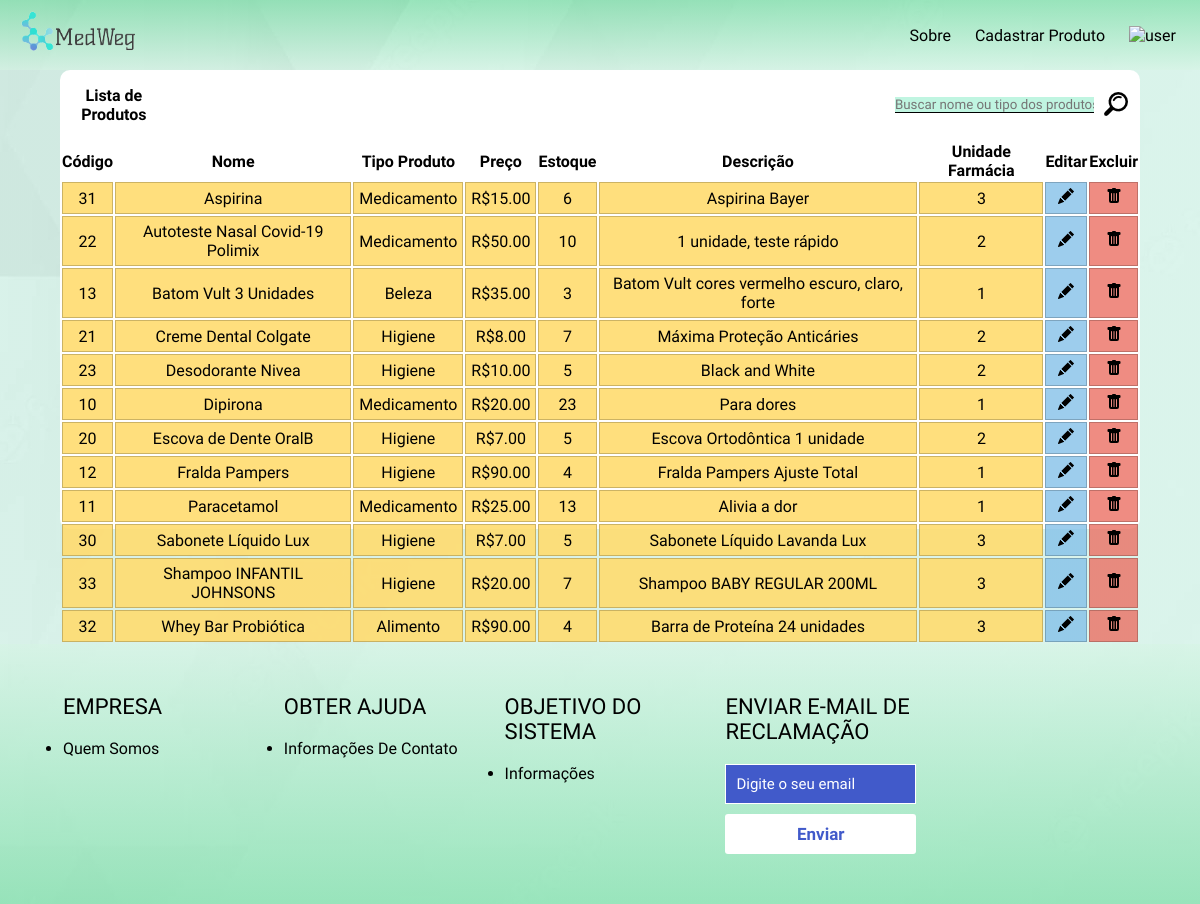
The page /Trabalho-TCC/homeFarmacia.php on the database its author committed.
### tables this page shows
CREATE TABLE `produto` (
  `cod_prod` int NOT NULL,
  `estoque_prod` int NOT NULL,
  `preco_prod` double(8,2) NOT NULL,
  `nome_prod` varchar(255) NOT NULL,
  `descricao_prod` varchar(255) NOT NULL,
  `tipo_prod` varchar(255) NOT NULL,
  `unidade_far` int DEFAULT NULL,
  `link_prod` varchar(15000) DEFAULT NULL,
  PRIMARY KEY (`cod_prod`),
  KEY `unidade_far` (`unidade_far`),
  CONSTRAINT `produto_ibfk_1` FOREIGN KEY (`unidade_far`) REFERENCES `cadastro_farmacia` (`unidade_far`)
);

### Trabalho-TCC/homeFarmacia.php (the view, shortened to what this page needs)
<?php
$server = 'localhost';
$bd = 'medweg';
$user = 'root';
$pass = 'senai';
$conexao = mysqli_connect($server, $user, $pass, $bd);
if(!empty($_GET['search'])) {
    $data = $_GET['search'];
    $sql = "SELECT * FROM produto WHERE nome_prod LIKE '%$data%' or unidade_far LIKE '$data' ORDER BY nome_prod;";
}
else {
    $sql = "SELECT * FROM produto ORDER BY nome_prod;";
}
$result = $conexao->query($sql);
?>
<!DOCTYPE html>
<html>
<head>
    <link rel="stylesheet" href="style.css">
</head>
<header id="header">
    <a id="logo" href="homeFarmacia.php"><img height="64px" src="img/logo_medweg-removebg-preview.png" alt="medweg"></a>
    <nav id="nav">
        <ul id="menu" role="menu">
            <li> <a href="sobreFarma.html" style="cursor: pointer;">Sobre</a></li>
            <li> <a style="cursor: pointer;" onclick="cadastrar_produto()">Cadastrar Produto</a></li>
            <a id="button-user" style="cursor: pointer;"><img style="width: 75%;"
                src="img/perfil-de-usuario.png" alt="user"></a>
        </ul>
    </nav>
</header>
<body class="lista_prod">
<center>
    <div class="container_prod">
       <div class="header_prod">
          <b style="">Lista de Produtos</b>
          <input type="text" class="input-buscar" id="input_buscar" name="input_buscar" placeholder="Buscar nome ou tipo dos produtos">
          <button class="button_busca_prod" name="btn-busca-prod"><img src="img/lupa.png" alt="Buscar" onclick="searchData()"></button>
        </div>
        <div>
          <table style="width: 100%; ">
          <thead class="thead_lista_far">
            <div>
                <tr>
                    <th>Código</th>
                    <th>Nome</th>
                    <th>Tipo Produto</th>
                    <th>Preço</th>
                    <th>Estoque</th>
                    <th>Descrição</th>
                    <th>Unidade Farmácia</th>
                    <th>Editar</th>
                    <th>Excluir</th>
                </tr>
            </div>
            </thead>
            <tbody>
            <?php
                while($prod_data = mysqli_fetch_assoc($result)) {
                    echo "<tr>";
                        echo "<td class='tr_lista'>".$prod_data['cod_prod']."</td>";
                        echo "<td class='tr_lista'>".$prod_data['nome_prod']."</td>";
                        echo "<td class='tr_lista'>".$prod_data['tipo_prod']."</td>";
                        echo "<td class='tr_lista'>R$".$prod_data['preco_prod']."</td>";
                        echo "<td class='tr_lista'>".$prod_data['estoque_prod']."</td>";
                        echo "<td class='tr_lista'>".$prod_data['descricao_prod']."</td>";
                        echo "<td class='tr_lista'>".$prod_data['unidade_far']."</td>";
                        echo "<td class='tr_editar'> <a class='btn-alterar' style='cursor: pointer;' href='editarProd.php?cod_prod=$prod_data[cod_prod]'>
                        <svg xmlns='http://www.w3.org/2000/svg' width='16' height='16' fill='currentColor' class='btn-editar' viewBox='0 0 16 16'>
                        <path d='M12.854.146a.5.5 0 0 0-.707 0L10.5 1.793 14.207 5.5l1.647-1.646a.5.5 0 0 0 0-.708l-3-3zm.646 6.061L9.793 2.5 3.293 9H3.5a.5.5 0 0 1 .5.5v.5h.5a.5.5 0 0 1 .5.5v.5h.5a.5.5 0 0 1 .5.5v.5h.5a.5.5 0 0 1 .5.5v.207l6.5-6.5zm-7.468 7.468A.5.5 0 0 1 6 13.5V13h-.5a.5.5 0 0 1-.5-.5V12h-.5a.5.5 0 0 1-.5-.5V11h-.5a.5.5 0 0 1-.5-.5V10h-.5a.499.499 0 0 1-.175-.032l-.179.178a.5.5 0 0 0-.11.168l-2 5a.5.5 0 0 0 .65.65l5-2a.5.5 0 0 0 .168-.11l.178-.178z'/>
                      </svg></a>
                      </td>";
                      echo "<td class='tr_excluir'> <a class='btn-alterar' style='cursor: pointer;' href='delete.php?cod_prod=$prod_data[cod_prod]'>
                      <svg xmlns='http://www.w3.org/2000/svg' width='16' height='16' fill='currentColor' class='bi bi-trash-fill' viewBox='0 0 16 16'>
                      <path d='M2.5 1a1 1 0 0 0-1 1v1a1 1 0 0 0 1 1H3v9a2 2 0 0 0 2 2h6a2 2 0 0 0 2-2V4h.5a1 1 0 0 0 1-1V2a1 1 0 0 0-1-1H10a1 1 0 0 0-1-1H7a1 1 0 0 0-1 1H2.5zm3 4a.5.5 0 0 1 .5.5v7a.5.5 0 0 1-1 0v-7a.5.5 0 0 1 .5-.5zM8 5a.5.5 0 0 1 .5.5v7a.5.5 0 0 1-1 0v-7A.5.5 0 0 1 8 5zm3 .5v7a.5.5 0 0 1-1 0v-7a.5.5 0 0 1 1 0z'/>
                    </svg></a>
                    </td>";
                        echo "</tr>";
                }
            ?>
            </tbody>
          </table>
        </div>
      </div>
    </center>
</body>
<footer>
<div class="container-footer">
        <div class="row-footer">
            <div class="footer-col">
                <h4>Empresa</h4>
                <ul>
                    <li><a href="sobreFarma.html"> Quem somos</a></li>
                </ul>
            </div>
            <div class="footer-col">
                <h4>Obter ajuda</h4>
                <ul>
                    <li><a href="sobreFarma.html">informações de contato</a></li>
                </ul>
            </div>
            <div class="footer-col">
                <h4>Objetivo do sistema</h4>
                <ul>
                    <li><a href="sobreFarma.html">informações</a></li>
                </ul>
            </div>
            <div class="footer-col">
                <h4>Enviar e-mail de reclamação</h4>
                <div class="form-sub">
                    <form>
                        <input type="email" placeholder="Digite o seu email" required>
                        <button>Enviar</button>
                    </form>
                </div>
            </div>
        </div>
    </div>
</footer>
</html>

### Trabalho-TCC/style.css (style rules this page uses)
ul { margin: 0px; padding: 0px; }
body { margin: 0px; padding: 0px; background-color: #6DB3F2; display: grid; background-image: linear-gradient( rgba(127, 255, 212, 0.2) 100%, rgba(127, 255, 212, 0.2) 100%), url('img/white-gray-geometric-pattern-background-vector_53876-136510.jpg'); }
a { color: black; text-decoration: none; font-family: 'Ubuntu', sans-serif; }
#header { box-sizing: border-box; height: 70px; padding: 1rem; display: flex; align-items: center; justify-content: space-between; background: linear-gradient(rgba(88, 214, 141, 0.5), rgba(213, 245, 227, 0.5)); }
#menu { display: flex; list-style: none; gap: .5rem; }
#menu a { display: block; padding: .5rem; }
* { font-family: 'Ubuntu', sans-serif; margin: 0; padding: 0; box-sizing: border-box; }
footer { background: linear-gradient(rgba(213, 245, 227, 0.5), rgba(88, 214, 141, 0.5)); padding: 50px 0; }
.container-footer { max-width: 1400px; padding: 0 4%; margin: auto; font-family: 'Ubuntu', sans-serif; }
.container-footer a { font-family: 'Ubuntu', sans-serif; }
.row-footer { display: flex; flex-wrap: wrap; }
.footer-col { width: 20%; padding: 0 15px; }
.footer-col h4 { font-size: 22px; color: black; margin-bottom: 20px; font-weight: 500; position: relative; text-transform: uppercase; }
.footer-col ul li { margin: 10px 0; }
.footer-col ul li a { font-size: 16px; text-transform: capitalize; color: black; text-decoration: none; font-weight: 300; display: block; transition: all 0.3s; }
.footer-col .form-sub input { width: 100%; padding: 10px; font-size: 15px; outline: none; border: 1px solid white; color: white; background-color: #415aca; }
.footer-col .form-sub input::placeholder { color: white; }
.footer-col .form-sub button { width: 100%; margin-top: 10px; padding: 10px; font-size: 17px; outline: none; border: none; cursor: pointer; color: #415aca; border-radius: 3px; font-weight: bold; background-color: white; }
.lista_prod { margin: 0; padding: 0; box-sizing: border-box; font-family: 'Poppins', sans-serif; }
button { cursor: pointer; }
.container_prod { width: 90%; height: 80%; border-radius: 10px; background: white; }
.header_prod { min-height: 70px; display: flex; align-items: center; margin: auto 12px; }
.input-buscar { margin-left: 70%; width: 300px; border: none; border-bottom: 1px solid black; background-color: rgba(129, 236, 195, 0.5); outline: none; }
.button_busca_prod { margin-left: 10px; border: none; background: none; }
.tr_lista { text-align: center; padding: 5px; border: solid 1px rgba(0, 0, 0, .2); background-color: rgb(2247, 220, 111, .9); }
.tr_editar { text-align: center; padding: 5px; background:none; background-color: rgb(133, 193, 233, .8); border: solid 1px rgba(0, 0, 0, .2); }
.tr_excluir { text-align: center; padding: 5px; border: solid 1px rgba(0, 0, 0, .2); background-color: rgb(236, 112, 99, .8); }

### rows shown on the page
produto: cod_prod "31", nome_prod "Aspirina", tipo_prod "Medicamento", preco_prod "15.00", estoque_prod "6", descricao_prod "Aspirina Bayer", unidade_far "3"
produto: cod_prod "22", nome_prod "Autoteste Nasal Covid-19 Polimix", tipo_prod "Medicamento", preco_prod "50.00", estoque_prod "10", descricao_prod "1 unidade, teste rápido", unidade_far "2"
produto: cod_prod "13", nome_prod "Batom Vult 3 Unidades", tipo_prod "Beleza", preco_prod "35.00", estoque_prod "3", descricao_prod "Batom Vult cores vermelho escuro, claro, forte", unidade_far "1"
produto: cod_prod "21", nome_prod "Creme Dental Colgate", tipo_prod "Higiene", preco_prod "8.00", estoque_prod "7", descricao_prod "Máxima Proteção Anticáries", unidade_far "2"
produto: cod_prod "23", nome_prod "Desodorante Nivea", tipo_prod "Higiene", preco_prod "10.00", estoque_prod "5", descricao_prod "Black and White", unidade_far "2"
produto: cod_prod "10", nome_prod "Dipirona", tipo_prod "Medicamento", preco_prod "20.00", estoque_prod "23", descricao_prod "Para dores", unidade_far "1"
produto: cod_prod "20", nome_prod "Escova de Dente OralB", tipo_prod "Higiene", preco_prod "7.00", estoque_prod "5", descricao_prod "Escova Ortodôntica 1 unidade", unidade_far "2"
produto: cod_prod "12", nome_prod "Fralda Pampers", tipo_prod "Higiene", preco_prod "90.00", estoque_prod "4", descricao_prod "Fralda Pampers Ajuste Total", unidade_far "1"
produto: cod_prod "11", nome_prod "Paracetamol", tipo_prod "Medicamento", preco_prod "25.00", estoque_prod "13", descricao_prod "Alivia a dor", unidade_far "1"
produto: cod_prod "30", nome_prod "Sabonete Líquido Lux", tipo_prod "Higiene", preco_prod "7.00", estoque_prod "5", descricao_prod "Sabonete Líquido Lavanda Lux", unidade_far "3"
produto: cod_prod "33", nome_prod "Shampoo INFANTIL JOHNSONS", tipo_prod "Higiene", preco_prod "20.00", estoque_prod "7", descricao_prod "Shampoo BABY REGULAR 200ML", unidade_far "3"
produto: cod_prod "32", nome_prod "Whey Bar Probiótica", tipo_prod "Alimento", preco_prod "90.00", estoque_prod "4", descricao_prod "Barra de Proteína 24 unidades", unidade_far "3"
